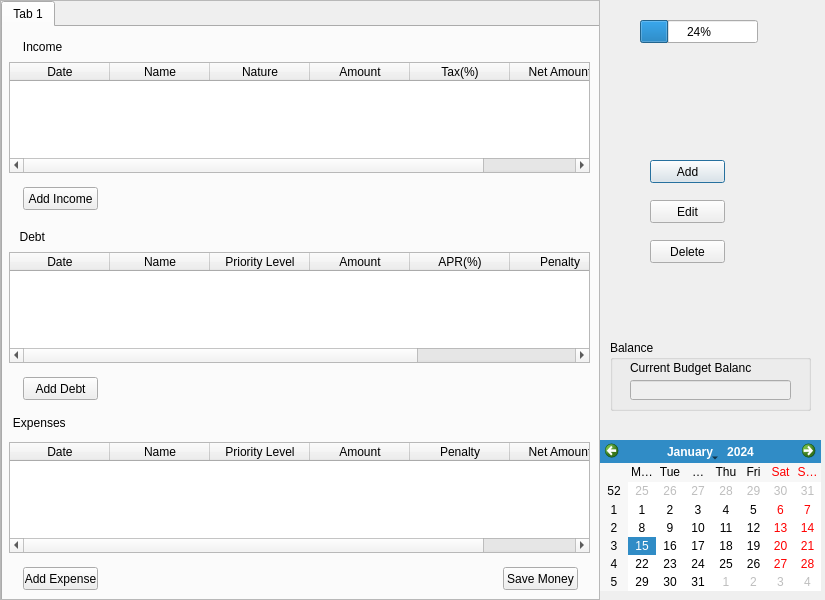
<?xml version="1.0" encoding="UTF-8"?>
<ui version="4.0">
 <class>BudgetPage</class>
 <widget class="QDialog" name="BudgetPage">
  <property name="geometry">
   <rect>
    <x>0</x>
    <y>0</y>
    <width>825</width>
    <height>600</height>
   </rect>
  </property>
  <property name="windowTitle">
   <string>Dialog</string>
  </property>
  <widget class="QPushButton" name="addButton">
   <property name="geometry">
    <rect>
     <x>650</x>
     <y>160</y>
     <width>75</width>
     <height>23</height>
    </rect>
   </property>
   <property name="text">
    <string>Add</string>
   </property>
   <property name="icon">
    <iconset>
     <normaloff>add.gif</normaloff>add.gif</iconset>
   </property>
   <property name="iconSize">
    <size>
     <width>32</width>
     <height>22</height>
    </size>
   </property>
  </widget>
  <widget class="QPushButton" name="editButton">
   <property name="geometry">
    <rect>
     <x>650</x>
     <y>200</y>
     <width>75</width>
     <height>23</height>
    </rect>
   </property>
   <property name="text">
    <string>Edit</string>
   </property>
   <property name="icon">
    <iconset>
     <normaloff>edit.gif</normaloff>edit.gif</iconset>
   </property>
   <property name="iconSize">
    <size>
     <width>34</width>
     <height>24</height>
    </size>
   </property>
  </widget>
  <widget class="QPushButton" name="deleteButton">
   <property name="geometry">
    <rect>
     <x>650</x>
     <y>240</y>
     <width>75</width>
     <height>23</height>
    </rect>
   </property>
   <property name="text">
    <string>Delete</string>
   </property>
   <property name="icon">
    <iconset>
     <normaloff>delete.gif</normaloff>delete.gif</iconset>
   </property>
   <property name="iconSize">
    <size>
     <width>30</width>
     <height>18</height>
    </size>
   </property>
  </widget>
  <widget class="QCalendarWidget" name="calendar">
   <property name="geometry">
    <rect>
     <x>600</x>
     <y>440</y>
     <width>221</width>
     <height>151</height>
    </rect>
   </property>
  </widget>
  <widget class="QProgressBar" name="progressBar">
   <property name="geometry">
    <rect>
     <x>640</x>
     <y>20</y>
     <width>118</width>
     <height>23</height>
    </rect>
   </property>
   <property name="value">
    <number>24</number>
   </property>
  </widget>
  <widget class="QGroupBox" name="balanceBox">
   <property name="geometry">
    <rect>
     <x>610</x>
     <y>340</y>
     <width>201</width>
     <height>71</height>
    </rect>
   </property>
   <property name="title">
    <string>Balance</string>
   </property>
   <widget class="QLabel" name="currentBalanceLabel">
    <property name="geometry">
     <rect>
      <x>20</x>
      <y>20</y>
      <width>121</width>
      <height>16</height>
     </rect>
    </property>
    <property name="text">
     <string>Current Budget Balance:</string>
    </property>
   </widget>
   <widget class="QLineEdit" name="currentBalanceLineEdit">
    <property name="enabled">
     <bool>false</bool>
    </property>
    <property name="geometry">
     <rect>
      <x>20</x>
      <y>40</y>
      <width>161</width>
      <height>20</height>
     </rect>
    </property>
   </widget>
  </widget>
  <widget class="QScrollArea" name="scrollArea">
   <property name="geometry">
    <rect>
     <x>0</x>
     <y>0</y>
     <width>600</width>
     <height>600</height>
    </rect>
   </property>
   <property name="widgetResizable">
    <bool>true</bool>
   </property>
   <widget class="QWidget" name="scrollAreaWidgetContents">
    <property name="geometry">
     <rect>
      <x>0</x>
      <y>0</y>
      <width>598</width>
      <height>598</height>
     </rect>
    </property>
    <widget class="QTabWidget" name="tabWidget">
     <property name="geometry">
      <rect>
       <x>0</x>
       <y>0</y>
       <width>600</width>
       <height>600</height>
      </rect>
     </property>
     <property name="currentIndex">
      <number>0</number>
     </property>
     <widget class="QWidget" name="tab">
      <attribute name="title">
       <string>Tab 1</string>
      </attribute>
      <widget class="QTableWidget" name="incomeTable">
       <property name="geometry">
        <rect>
         <x>6</x>
         <y>35</y>
         <width>581</width>
         <height>111</height>
        </rect>
       </property>
       <column>
        <property name="text">
         <string>Date</string>
        </property>
       </column>
       <column>
        <property name="text">
         <string>Name</string>
        </property>
       </column>
       <column>
        <property name="text">
         <string>Nature</string>
        </property>
       </column>
       <column>
        <property name="text">
         <string>Amount</string>
        </property>
       </column>
       <column>
        <property name="text">
         <string>Tax(%)</string>
        </property>
       </column>
       <column>
        <property name="text">
         <string>Net Amount</string>
        </property>
       </column>
      </widget>
      <widget class="QLabel" name="incomeLabel">
       <property name="geometry">
        <rect>
         <x>10</x>
         <y>10</y>
         <width>571</width>
         <height>20</height>
        </rect>
       </property>
       <property name="styleSheet">
        <string notr="true">font: 18pt &quot;MS Shell Dlg 2&quot;;</string>
       </property>
       <property name="text">
        <string>   Income</string>
       </property>
      </widget>
      <widget class="QPushButton" name="addIcomeButtom">
       <property name="geometry">
        <rect>
         <x>20</x>
         <y>160</y>
         <width>75</width>
         <height>23</height>
        </rect>
       </property>
       <property name="text">
        <string>Add Income</string>
       </property>
      </widget>
      <widget class="QPushButton" name="addDebtButton">
       <property name="geometry">
        <rect>
         <x>20</x>
         <y>350</y>
         <width>75</width>
         <height>23</height>
        </rect>
       </property>
       <property name="text">
        <string>Add Debt</string>
       </property>
      </widget>
      <widget class="QTableWidget" name="debtTable">
       <property name="geometry">
        <rect>
         <x>6</x>
         <y>225</y>
         <width>581</width>
         <height>111</height>
        </rect>
       </property>
       <property name="maximumSize">
        <size>
         <width>581</width>
         <height>16777215</height>
        </size>
       </property>
       <property name="showDropIndicator" stdset="0">
        <bool>false</bool>
       </property>
       <property name="alternatingRowColors">
        <bool>true</bool>
       </property>
       <column>
        <property name="text">
         <string>Date</string>
        </property>
       </column>
       <column>
        <property name="text">
         <string>Name</string>
        </property>
       </column>
       <column>
        <property name="text">
         <string>Priority Level</string>
        </property>
       </column>
       <column>
        <property name="text">
         <string>Amount</string>
        </property>
       </column>
       <column>
        <property name="text">
         <string>APR(%)</string>
        </property>
       </column>
       <column>
        <property name="text">
         <string>Penalty</string>
        </property>
       </column>
       <column>
        <property name="text">
         <string>Net Amount</string>
        </property>
       </column>
      </widget>
      <widget class="QLabel" name="debtLabel">
       <property name="geometry">
        <rect>
         <x>10</x>
         <y>200</y>
         <width>571</width>
         <height>20</height>
        </rect>
       </property>
       <property name="styleSheet">
        <string notr="true">font: 18pt &quot;MS Shell Dlg 2&quot;;</string>
       </property>
       <property name="text">
        <string>  Debt</string>
       </property>
      </widget>
      <widget class="QPushButton" name="addExpenseButtom">
       <property name="geometry">
        <rect>
         <x>20</x>
         <y>540</y>
         <width>75</width>
         <height>23</height>
        </rect>
       </property>
       <property name="text">
        <string>Add Expense</string>
       </property>
      </widget>
      <widget class="QTableWidget" name="expensesTable">
       <property name="geometry">
        <rect>
         <x>6</x>
         <y>415</y>
         <width>581</width>
         <height>111</height>
        </rect>
       </property>
       <column>
        <property name="text">
         <string>Date</string>
        </property>
       </column>
       <column>
        <property name="text">
         <string>Name</string>
        </property>
       </column>
       <column>
        <property name="text">
         <string>Priority Level</string>
        </property>
       </column>
       <column>
        <property name="text">
         <string>Amount</string>
        </property>
       </column>
       <column>
        <property name="text">
         <string>Penalty</string>
        </property>
       </column>
       <column>
        <property name="text">
         <string>Net Amount</string>
        </property>
       </column>
      </widget>
      <widget class="QLabel" name="expensesLabel">
       <property name="geometry">
        <rect>
         <x>0</x>
         <y>380</y>
         <width>571</width>
         <height>31</height>
        </rect>
       </property>
       <property name="styleSheet">
        <string notr="true">font: 18pt &quot;MS Shell Dlg 2&quot;;</string>
       </property>
       <property name="text">
        <string>   Expenses</string>
       </property>
      </widget>
      <widget class="QPushButton" name="saveMoneyButton">
       <property name="geometry">
        <rect>
         <x>500</x>
         <y>540</y>
         <width>75</width>
         <height>23</height>
        </rect>
       </property>
       <property name="text">
        <string>Save Money</string>
       </property>
      </widget>
     </widget>
    </widget>
   </widget>
  </widget>
 </widget>
 <tabstops>
  <tabstop>incomeTable</tabstop>
  <tabstop>addIcomeButtom</tabstop>
  <tabstop>debtTable</tabstop>
  <tabstop>addDebtButton</tabstop>
  <tabstop>expensesTable</tabstop>
  <tabstop>addExpenseButtom</tabstop>
  <tabstop>saveMoneyButton</tabstop>
  <tabstop>addButton</tabstop>
  <tabstop>editButton</tabstop>
  <tabstop>deleteButton</tabstop>
  <tabstop>currentBalanceLineEdit</tabstop>
  <tabstop>calendar</tabstop>
  <tabstop>tabWidget</tabstop>
  <tabstop>scrollArea</tabstop>
 </tabstops>
 <resources/>
 <connections/>
</ui>
